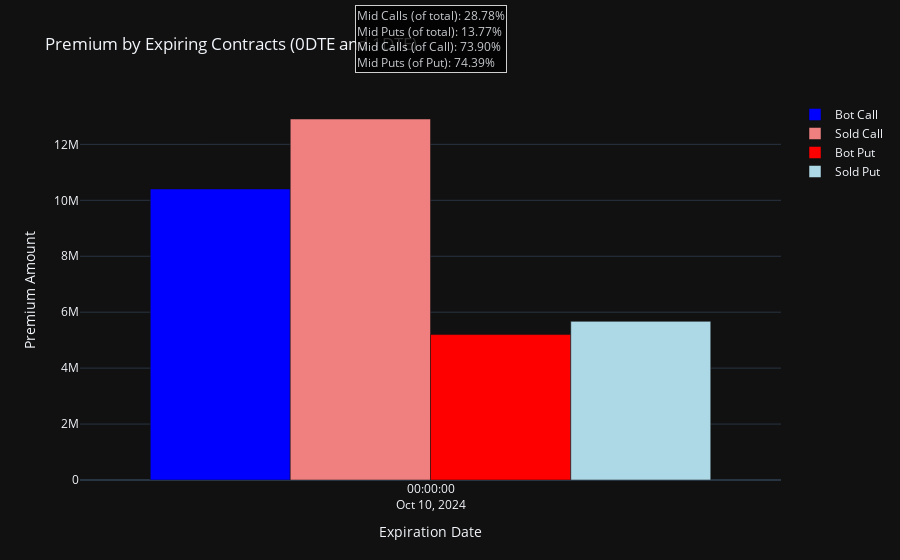

The cell this chart's notebook holds for it:
### Code cell
import pandas as pd
import plotly.graph_objects as go

# Load your Excel data
file_path = 'Todays Python Workflow.xlsx'  # Replace with your path
df = pd.read_excel(file_path)

# Filter out rows where Qty equals 0
df = df[df['Qty'] != 0]

# Extract expiration dates from the 'Option' column and convert them to datetime format
df['Expiration'] = pd.to_datetime(df['Option'].str.extract(r'(\d{1,2} \w{3} \d{2})')[0], format='%d %b %y', errors='coerce')

# Ensure the Premium is calculated correctly (Qty * Price * 100)
df['Premium'] = df['Qty'] * df['Price'] * 100

# Sort the data by Expiration to determine "today" and "tomorrow"
df_sorted = df.sort_values(by='Expiration').reset_index(drop=True)

# Identify the first two unique expiration dates (today and tomorrow)
unique_expirations = df_sorted['Expiration'].dropna().unique()

if len(unique_expirations) >= 2:
    today_expiration = unique_expirations[0]  # "Today" is the first date
    tomorrow_expiration = unique_expirations[1]  # "Tomorrow" is the second date
else:
    today_expiration = unique_expirations[0] if len(unique_expirations) == 1 else None
    tomorrow_expiration = None

# Filter the data for 0DTE (today) and 1DTE (tomorrow)
df_0dte_1dte = df_sorted[(df_sorted['Expiration'] == today_expiration) | (df_sorted['Expiration'] == tomorrow_expiration)]

# Clean up Bot/Sold column by stripping extra spaces and converting to uppercase using .loc[] to avoid warning
df_0dte_1dte.loc[:, 'Bot/Sold'] = df_0dte_1dte['Bot/Sold'].str.strip().str.upper()

# Separate the data for graph (excluding 'MID') and for total premium calculations (including 'MID')
df_graph = df_0dte_1dte[df_0dte_1dte['Bot/Sold'].isin(['BOT', 'SOLD'])].copy()  # Using .copy() to avoid warnings
df_total = df_0dte_1dte.copy()  # Includes 'MID' for total premium calculations

# Classify trades into Bot/Sold Calls and Puts using .loc[] to avoid SettingWithCopyWarning
def classify_trades(dataframe):
    dataframe.loc[:, 'Bot Call'] = dataframe.apply(lambda row: row['Premium'] if row['Type'] == 'Call' and row['Bot/Sold'] == 'BOT' else 0, axis=1)
    dataframe.loc[:, 'Sold Call'] = dataframe.apply(lambda row: row['Premium'] if row['Type'] == 'Call' and row['Bot/Sold'] == 'SOLD' else 0, axis=1)
    dataframe.loc[:, 'Bot Put'] = dataframe.apply(lambda row: row['Premium'] if row['Type'] == 'Put' and row['Bot/Sold'] == 'BOT' else 0, axis=1)
    dataframe.loc[:, 'Sold Put'] = dataframe.apply(lambda row: row['Premium'] if row['Type'] == 'Put' and row['Bot/Sold'] == 'SOLD' else 0, axis=1)
    return dataframe

# Classify trades for graph (excluding 'MID')
df_graph = classify_trades(df_graph)

# Classify trades for total calculation (including 'MID')
df_total = classify_trades(df_total)

# Check if 'Mid Calls Premium' and 'Mid Puts Premium' columns exist and contain data
if 'Mid Call Premium' in df_total.columns:
    total_mid_calls_premium = df_total['Mid Call Premium'].sum()
else:
    total_mid_calls_premium = 0

if 'Mid Put Premium' in df_total.columns:
    total_mid_puts_premium = df_total['Mid Put Premium'].sum()
else:
    total_mid_puts_premium = 0

# Calculate the sum of all premiums (Bot, Sold, and Mid)
total_premium = (
    df_total['Premium'].sum() + total_mid_calls_premium + total_mid_puts_premium
)

# Calculate the total Call and Put premiums (including Bot, Sold, and Mid)
total_call_premium = df_total['Bot Call'].sum() + df_total['Sold Call'].sum() + total_mid_calls_premium
total_put_premium = df_total['Bot Put'].sum() + df_total['Sold Put'].sum() + total_mid_puts_premium

# Calculate the percentage of Mid Calls and Mid Puts Premium of the total premium
mid_calls_percentage_total = (total_mid_calls_premium / total_premium) * 100 if total_premium != 0 else 0
mid_puts_percentage_total = (total_mid_puts_premium / total_premium) * 100 if total_premium != 0 else 0

# Calculate the percentage of Mid Calls and Mid Puts Premium of the total Call/Put premium
mid_calls_percentage_call = (total_mid_calls_premium / total_call_premium) * 100 if total_call_premium != 0 else 0
mid_puts_percentage_put = (total_mid_puts_premium / total_put_premium) * 100 if total_put_premium != 0 else 0

# Group the data by expiration date and sum the values for each category for graph
grouped_data = df_graph.groupby('Expiration').agg({
    'Bot Call': 'sum',
    'Sold Call': 'sum',
    'Bot Put': 'sum',
    'Sold Put': 'sum'
}).reset_index()

# Create a bar chart with Bot Call (light blue), Sold Call (light red), Bot Put (light red), and Sold Put (light blue)
fig = go.Figure()

# Add bars for Bot Calls (light blue)
fig.add_trace(go.Bar(
    x=grouped_data['Expiration'],
    y=grouped_data['Bot Call'],
    name='Bot Call',
    marker_color='blue',
    offsetgroup=0
))

# Add bars for Sold Calls (light red)
fig.add_trace(go.Bar(
    x=grouped_data['Expiration'],
    y=grouped_data['Sold Call'],
    name='Sold Call',
    marker_color='lightcoral',
    offsetgroup=1
))

# Add bars for Bot Puts (light red)
fig.add_trace(go.Bar(
    x=grouped_data['Expiration'],
    y=grouped_data['Bot Put'],
    name='Bot Put',
    marker_color='red',
    offsetgroup=2
))

# Add bars for Sold Puts (light blue)
fig.add_trace(go.Bar(
    x=grouped_data['Expiration'],
    y=grouped_data['Sold Put'],
    name='Sold Put',
    marker_color='lightblue',
    offsetgroup=3
))

# Add the percentage annotations as a second "legend-like" box
annotations_text = (
    f"Mid Calls (of total): {mid_calls_percentage_total:.2f}%<br>"
    f"Mid Puts (of total): {mid_puts_percentage_total:.2f}%<br>"
    f"Mid Calls (of Call): {mid_calls_percentage_call:.2f}%<br>"
    f"Mid Puts (of Put): {mid_puts_percentage_put:.2f}%"
)

fig.add_annotation(
    text=annotations_text,
    align='left',
    showarrow=False,
    xref="paper",
    yref="paper",
    x=0.50,  # Adjust to position to the right of the graph
    y=1.25,
    bordercolor="white",
    borderwidth=1,
    bgcolor="black",
    opacity=0.8
)

# Update the layout
fig.update_layout(
    title='Premium by Expiring Contracts (0DTE and 1DTE)',
    xaxis_title='Expiration Date',
    yaxis_title='Premium Amount',
    barmode='group',  # Group the columns together
    template='plotly_dark'
)

# Show the chart
fig.show()

### Figure 1 — Plotly figure (JSON) as saved in the notebook; plotly's stock layout.template omitted (floating-point values rounded to 4 significant figures)
{"data": [{"marker": {"color": "blue"}, "name": "Bot Call", "offsetgroup": "0", "type": "bar", "x": ["2024-10-10T00:00:00"], "y": [10403750]}, {"marker": {"color": "lightcoral"}, "name": "Sold Call", "offsetgroup": "1", "type": "bar", "x": ["2024-10-10T00:00:00"], "y": [12907230]}, {"marker": {"color": "red"}, "name": "Bot Put", "offsetgroup": "2", "type": "bar", "x": ["2024-10-10T00:00:00"], "y": [5199735]}, {"marker": {"color": "lightblue"}, "name": "Sold Put", "offsetgroup": "3", "type": "bar", "x": ["2024-10-10T00:00:00"], "y": [5671835]}], "layout": {"annotations": [{"align": "left", "bgcolor": "black", "bordercolor": "white", "borderwidth": 1, "opacity": 0.8, "showarrow": false, "text": "Mid Calls (of total): 28.78%<br>Mid Puts (of total): 13.77%<br>Mid Calls (of Call): 73.90%<br>Mid Puts (of Put): 74.39%", "x": 0.5, "xref": "paper", "y": 1.25, "yref": "paper"}], "barmode": "group", "title": {"text": "Premium by Expiring Contracts (0DTE and 1DTE)"}, "xaxis": {"title": {"text": "Expiration Date"}}, "yaxis": {"title": {"text": "Premium Amount"}}}}
